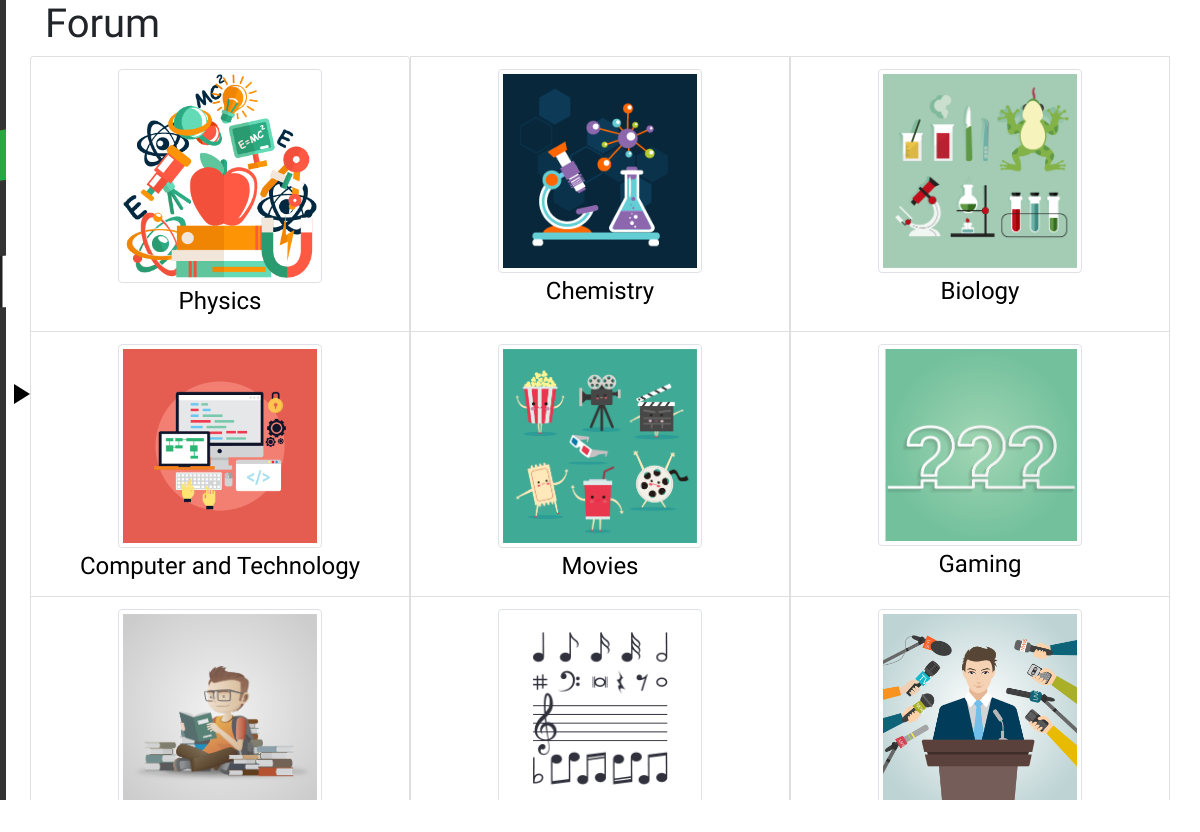
/forum/explore/ (signed in), run on the app's committed database.
### forum/models.py (models this page shows, shortened)
class ForumSection(models.Model):
    name=models.CharField(max_length=75)
    admin=models.ForeignKey(User,on_delete=models.CASCADE,default=1,related_name="ForumSection_admin")
    picture_link=models.CharField(max_length=250,default="default_section.png")
    section_link = models.SlugField(null=True, blank=True)
    subscribers=models.ManyToManyField(User,related_name="ForumSection_subscribers")

### forum/views.py (the view)
# urls.py: path('explore/',ForumExploreView.as_view(),name="explore"),
class ForumExploreView(LoginRequiredMixin,ListView):
    def get_queryset(self):
        object_list = ForumSection.objects.all()
        return object_list
    def get_context_data(self, *args,**kwargs):
        context = super().get_context_data(*args,**kwargs)
        context.update({'forum':True,'logged_in':True,'explore':True})
        return context
    template_name = "forum/forum_explore.html"

### forum/templates/forum/forum_explore.html (shortened to what this page needs)
{% extends 'home/includes/base1.html' %}
{% block content1 %}
    {% load staticfiles %}
    <link rel="stylesheet" href="{% static '/home/css/meny.css' %}" />
    <link rel="stylesheet" href="{% static '/forum/css/forum_main.css' %}" />
{% endblock content1 %}
{% block body %}
    {% include 'home/includes/navbar.html' %}
    <div class="contents">
        <div class="container">
        <h1 class="">Forum </h1>
            <ul class="explore_ul">
                <div class="row">
                        {% for object in object_list %}
                            <li class="list-group-item col-sm-6 col-xl-4 col-lg-4 col-md-6 section_{{ object.pk }}">
                                   <a href="{% url 'forum:index' %}sections/{{ object.section_link }}" class="explore_a">
                                        <img src="{% load static %}{% static 'forum/images/'|add:object.picture_link %}" class="img-thumbnail explore_img"/>
                                       <br/><span class="title">{{ object.name }}</span>
                                   </a>
                            </li>
                        {% endfor %}
                </div>
            </ul>
            </div>
    </div>
{% endblock body %}

### home/static/home/css/meny.css (style rules this page uses)
html, body { height: 100%; overflow:auto; }
.contents { position:fixed; width: 100%; height: 100%; overflow-y: auto; -webkit-overflow-scrolling: touch; -webkit-transform-style: preserve-3d; -webkit-box-sizing: border-box; -moz-box-sizing: border-box; box-sizing: border-box; }

### forum/static/forum/css/forum_main.css (style rules this page uses)
* { margin:0; padding:0; }
ul { list-style: none; }
body { font-family:'Share Tech'; background-color: #fff; }
.explore_img { width:17vw; }
.explore_ul div li { text-align: center; }
.explore_a { font-size:1.5em; color:#000; }

### data on the page
ForumSection: picture_link (picture), name "Physics"
ForumSection: picture_link (picture), name "Chemistry"
ForumSection: picture_link (picture), name "Biology"
ForumSection: picture_link (picture), name "Computer and Technology"
ForumSection: picture_link (picture), name "Movies"
ForumSection: picture_link (placeholder picture), name "Gaming"
ForumSection: picture_link (picture)
ForumSection: picture_link (picture)
ForumSection: picture_link (picture)
